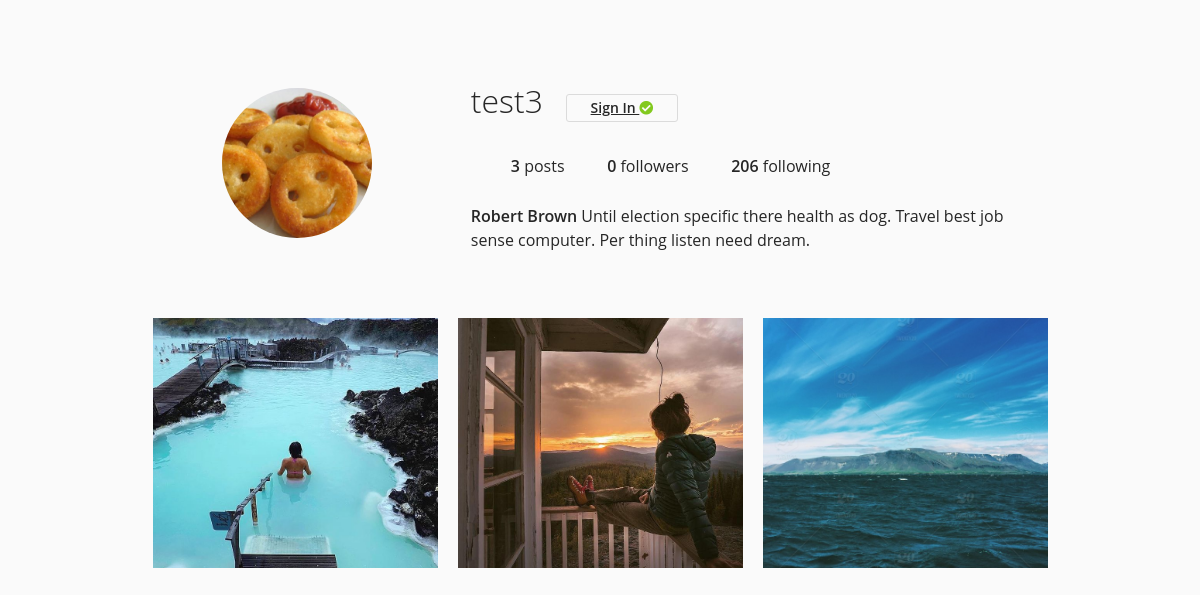
The page /test3 on the database its author committed.
### src/models/User.py (models this page shows, shortened)
class User(db.Model, UserMixin):
    id = db.Column(db.Integer, primary_key=True)
    username = db.Column(db.String(), nullable=False, unique=True)
    email = db.Column(db.String(), nullable=False, unique=True)
    profile_picture = db.Column(db.String(), nullable=True, default='default_pic.jpg')
    bio = db.Column(db.String(400), nullable=True)
    f_name = db.Column(db.String(), nullable=False)
    l_name = db.Column(db.String(), nullable=False)
    password = db.Column(db.String(), nullable=False)
    admin = db.Column(db.Boolean, nullable=False, default=False)
    followed = db.relationship(
        'User', secondary=followers,
        primaryjoin=(followers.c.follower_id == id),
        secondaryjoin=(followers.c.followed_id == id),
        backref=db.backref('followers', lazy='dynamic'), lazy='dynamic'
    )
    posts = db.relationship("Posts", backref="user", lazy=True)
    comments = db.relationship("Comments", backref="comment_id", lazy=True)
    business = db.relationship("Business", backref="user", uselist=False, lazy=True)
    def followers_count(self):
        return self.followed.count()

### src/models/Posts.py (models this page shows, shortened)
class Posts(db.Model):
	id = db.Column(db.Integer, primary_key=True)
	filename = db.Column(db.String(), nullable=False)
	content = db.Column(db.String(), nullable=False)
	timestamp = db.Column(db.DateTime(), default=datetime.now)
	user_id = db.Column(db.Integer, db.ForeignKey("user.id"), nullable=False)
	comments = db.relationship(
		"Comments",
		backref="comment",
		cascade="all, delete, delete-orphan",
		lazy=True
	)
	likes = db.relationship(
		"Likes",
		backref='post',
		cascade="all, delete, delete-orphan",
		lazy=True
	)

### src/views/main.py (the view)
@main_view.route("/<string:username>", methods=["GET"])
def profile(username):
	user, posts = get_profile_svc(username)
	if not user or not posts:
		return abort(404)
	logged_user = False
	if current_user.is_authenticated:
		logged_user = True
	return render_template(
		'index.html',
		user=user,
		posts=posts,
		followers=user.followers_count(),
		logged_user=logged_user
	)

### src/services/helpers.py (called while the page is built)
def get_user_by_username(username):
	user = User.query.filter_by(username=username).first()
	return user

### src/services/profile_services.py (called while the page is built)
def get_profile_svc(username):
	user = get_user_by_username(username)
	if user is None:
		return False, False
	posts = Posts.query.filter_by(user_id=user.id).all()
	return user, posts

### src/templates/index.html (shortened to what this page needs)
{% extends "layout.html" %}
{% block content %}
<main>
    <div class="container">
		<div class="profile">
			<div class="profile-image">
				<img src="{{ url_for('static', filename='images/dummy/' + user.profile_picture) }}" alt="">
			</div>
			<div class="profile-user-settings">
				<h1 class="profile-user-name">{{ user.username }}</h1>
            {% if user.business.verified %}
                <a href="{{ url_for('profile_view.sign_in', username=user.username) }}" class="btn profile-edit-btn">Sign In <span class="fas fa-check-circle tick"></span></a>
            {% endif %}
			</div>
			<div class="profile-stats">
				<ul>
					<li><span class="profile-stat-count">{{ posts|length }}</span> posts</li>
					<li><span class="profile-stat-count">{{ followers }}</span> followers</li>
					<li><span class="profile-stat-count">206</span> following</li>
				</ul>
			</div>
			<div class="profile-bio">
				<p><span class="profile-real-name">{{ user.f_name }} {{ user.l_name }}</span>  {{ user.bio }}</p>
			</div>
		</div>
	</div>
	<div class="container">
		<div class="gallery">
        {% for post in posts %}
			<div class="gallery-item" tabindex="0">
				<img src="{{ url_for('static', filename='images/dummy/'+post.filename) }}" class="gallery-image" alt="">
			</div>
         {% endfor %}
		</div>
	</div>
</main>
{% endblock content %}

### src/static/css/main.css (style rules this page uses)
:root { font-size: 10px; }
*, *::before, *::after { box-sizing: border-box; }
body { font-family: "Open Sans", Arial, sans-serif; min-height: 100vh; background-color: #fafafa; color: #262626; padding-bottom: 3rem; }
img { display: block; }
.container { max-width: 93.5rem; margin: 0 auto; padding: 0 2rem; }
.btn { display: inline-block; font: inherit; background: none; border: none; color: inherit; padding: 0; cursor: pointer; }
.tick { color: #82c91e; }
.profile { padding: 5rem 0; }
.profile::after { content: ""; display: block; clear: both; }
.profile-image { float: left; width: calc(33.333% - 1rem); display: flex; justify-content: center; align-items: center; margin-right: 3rem; }
.profile-image img { border-radius: 50%; max-width: 150px; max-height: 150px; }
.profile-user-settings, .profile-stats, .profile-bio { float: left; width: calc(66.666% - 2rem); }
.profile-user-settings { margin-top: 1.1rem; }
.profile-user-name { display: inline-block; font-size: 3.2rem; font-weight: 300; }
.profile-edit-btn { font-size: 1.4rem; line-height: 1.8; border: 0.1rem solid #dbdbdb; border-radius: 0.3rem; padding: 0 2.4rem; margin-left: 2rem; }
.profile-stats { margin-top: 2.3rem; }
.profile-stats li { display: inline-block; font-size: 1.6rem; line-height: 1.5; margin-right: 4rem; cursor: pointer; }
.profile-stats li:last-of-type { margin-right: 0; }
.profile-bio { font-size: 1.6rem; font-weight: 400; line-height: 1.5; margin-top: 2.3rem; }
.profile-real-name, .profile-stat-count, .profile-edit-btn { font-weight: 600; }
.gallery { display: flex; flex-wrap: wrap; margin: -1rem -1rem; padding-bottom: 3rem; }
.gallery-item { position: relative; flex: 1 0 22rem; margin: 1rem; color: #fff; cursor: pointer; max-height: 250px; overflow: hidden; }
.gallery-image { width: 100%; height: 100%; object-fit: cover; }

### rows shown on the page
User: profile_picture (placeholder picture), username "test3", f_name "Robert", l_name "Brown", bio "Until election specific there health as dog. Travel best job sense computer. Per thing listen need dream."
Posts: filename (picture)
Posts: filename (picture)
Posts: filename (picture)

### other values the page prints
{{ posts|length }} "3"
{{ followers }} "0"
